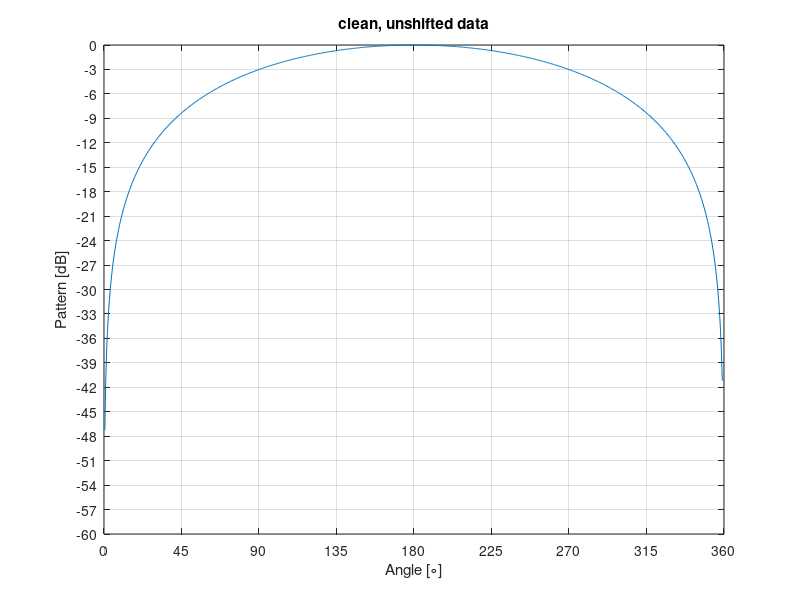
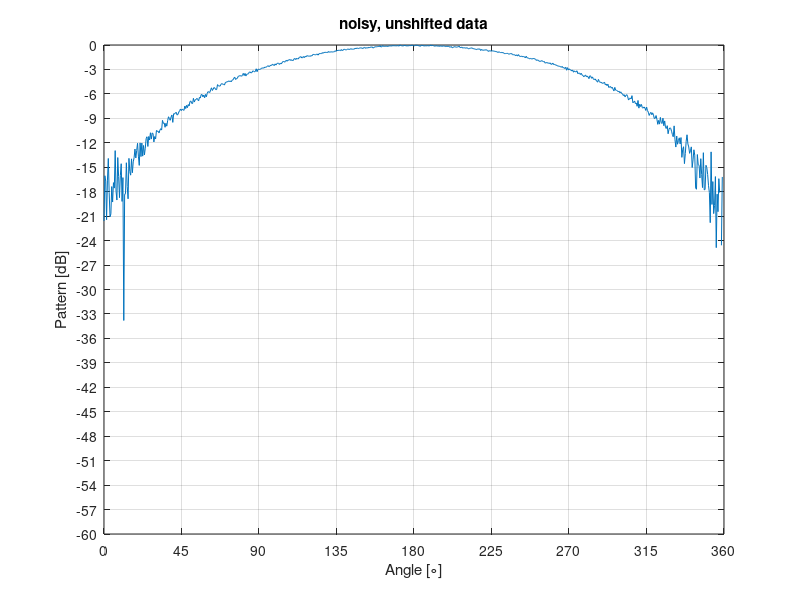

MATLAB code for these plots, in order: (Note: this script raises an error after producing the figures.)
% Script to test functionality of findBeamwidth.m
%
% Generates a sample pattern (sin(phi/2))^2 for phi in [0,359], adds noise,
% and plots the clean and noisy pattern in decibels. The beamwidth
% (with parameters passed to findBeamwidth.m set below) is calculated and
% drawn on the noisy data graph. This is then repeated for the same pattern
% rotated 120 degrees (with a fresh set of noise added to the clean data).
% 
% Written by Brian Gibbons
% October 10, 2013

% Parameters - play around with these to adjust settings
angleCount = 720;
noise_level = -10;  % [dBm] power of noise
beamWidthDepth = 3; % [dB] how much edges of the beam differ from the max
averagingWindowSize = 4; % See documentation of findBeamwidth


angles = linspace(0,359,angleCount);  % Measurement angles

data = sind(angles/2).^2;   % Simulated measurement
data_noisy = data + wgn(1,angleCount,noise_level,'dBm');  % Add noise to the data
data_noisy = data_noisy - min(data_noisy);  % Remove negative values

data_shifted = circshift(data',floor(angleCount/3))';   % Shift peak location
data_shifted_noisy = data_shifted + wgn(1,angleCount,noise_level,'dBm');
data_shifted_noisy = data_shifted_noisy - min(data_shifted_noisy);

% Convert to dB
data_dB = 10*log10(data);
data_dB = data_dB - max(data_dB); % Normalize to 0dB

data_noisy_dB = 10*log10(data_noisy);
data_noisy_dB = data_noisy_dB - max(data_noisy_dB);

data_shifted_dB = 10*log10(data_shifted);
data_shifted_dB = data_shifted_dB - max(data_shifted_dB);

data_shifted_noisy_dB = 10*log10(data_shifted_noisy);
data_shifted_noisy_dB = data_shifted_noisy_dB - max(data_shifted_noisy_dB);


% % Linear Plots
% plot(angles, data);
% axis([0 360 0 1]);
% set(gca, 'XTick', 0:45:360);
% grid on;
% title('data');
% xlabel('Angle [\circ]');
% ylabel('Pattern [linear]');
% 
% figure;
% plot(angles, data_noisy);
% axis([0 360 0 max(data_noisy)]);
% set(gca, 'XTick', 0:45:360);
% grid on;
% title('data noisy');
% xlabel('Angle [\circ]');
% ylabel('Pattern [linear]');
% 
% figure;
% plot(angles, data_shifted);
% axis([0 360 0 1]);
% set(gca, 'XTick', 0:45:360);
% grid on;
% title('data shifted');
% xlabel('Angle [\circ]');
% ylabel('Pattern [linear]');
% 
% figure;
% plot(angles, data_noisy_shifted);
% axis([0 360 0 max(data_noisy_shifted)]);
% set(gca, 'XTick', 0:45:360);
% grid on;
% title('data noisy shifted');
% xlabel('Angle [\circ]');
% ylabel('Pattern [linear]');

% dB Plots
plot(angles, data_dB);
axis([0 360 -60 0]);
set(gca, 'XTick', 0:45:360);
set(gca, 'YTick', -60:3:0);
grid on;
title('clean, unshifted data');
xlabel('Angle [\circ]');
ylabel('Pattern [dB]');

figure;
plot(angles, data_noisy_dB);
axis([0 360 -60 0]);
set(gca, 'XTick', 0:45:360);
set(gca, 'YTick', -60:3:0);
grid on;
title('noisy, unshifted data');
xlabel('Angle [\circ]');
ylabel('Pattern [dB]');
hold on;
[beamwidth, top, bot, beammax] = findBeamwidth(beamWidthDepth, ...
                                    data_noisy_dB, averagingWindowSize);
disp(' ');
disp('Index results for unshifted noisy data:');
str = sprintf('Beamwidth = %.1f degrees\nBottom (left) beam edge = %.1f degrees', ...
                beamwidth*(360/angleCount), angles(bot));
disp(str);
str = sprintf('Top (right) beam edge = %.1f degrees\nBeam maximum = %.1f degrees', ...
                angles(top), angles(beammax));
disp(str);
plot(angles(beammax), data_noisy_dB(beammax), 'go');
plot(angles(top), data_noisy_dB(top), 'r<');
plot(angles(bot), data_noisy_dB(bot), 'r>');
hold off;

figure;
plot(angles, data_shifted_dB);
axis([0 360 -60 0]);
set(gca, 'XTick', 0:45:360);
set(gca, 'YTick', -60:3:0);
grid on;
title('clean, shifted data');
xlabel('Angle [\circ]');
ylabel('Pattern [dB]');

figure;
plot(angles, data_shifted_noisy_dB);
axis([0 360 -60 0]);
set(gca, 'XTick', 0:45:360);
set(gca, 'YTick', -60:3:0);
grid on;
title('noisy, shifted data');
xlabel('Angle [\circ]');
ylabel('Pattern [dB]');
hold on;
[beamwidth, top, bot, beammax] = findBeamwidth(beamWidthDepth, ...
                                data_shifted_noisy_dB, averagingWindowSize);
disp(' ');
disp('Index results for shifted noisy data:');
str = sprintf('Beamwidth = %.1f degrees\nBottom (left) beam edge = %.1f degrees', ...
                beamwidth*(360/angleCount), angles(bot));
disp(str);
str = sprintf('Top (right) beam edge = %.1f degrees\nBeam maximum = %.1f degrees', ...
                angles(top), angles(beammax));
disp(str);
plot(angles(beammax), data_shifted_noisy_dB(beammax), 'go');
plot(angles(top), data_shifted_noisy_dB(top), 'r<');
plot(angles(bot), data_shifted_noisy_dB(bot), 'r>');
hold off;
